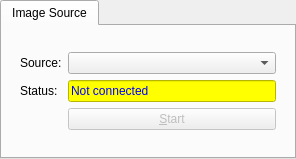
<?xml version="1.0" encoding="UTF-8"?>
<ui version="4.0">
 <class>SourceTabWidget</class>
 <widget class="QTabWidget" name="SourceTabWidget">
  <property name="geometry">
   <rect>
    <x>0</x>
    <y>0</y>
    <width>296</width>
    <height>159</height>
   </rect>
  </property>
  <property name="font">
   <font>
    <weight>50</weight>
    <bold>false</bold>
   </font>
  </property>
  <property name="windowTitle">
   <string>TabWidget</string>
  </property>
  <property name="currentIndex">
   <number>0</number>
  </property>
  <widget class="QWidget" name="tab">
   <attribute name="title">
    <string>Image Source</string>
   </attribute>
   <layout class="QGridLayout" name="gridLayout">
    <item row="0" column="0">
     <layout class="QGridLayout" name="tabGridLayout">
      <property name="margin">
       <number>9</number>
      </property>
      <item row="0" column="1">
       <widget class="QComboBox" name="sourceTypeComboBox">
        <property name="toolTip">
         <string>&lt;html&gt;&lt;head/&gt;&lt;body&gt;&lt;p&gt;&lt;span style=&quot; font-weight:400; text-decoration: underline;&quot;&gt;IMAGE SOURCE&lt;/span&gt;&lt;span style=&quot; font-weight:400;&quot;&gt; types:&lt;/span&gt;&lt;/p&gt;&lt;p&gt;Hidra&lt;span style=&quot; font-weight:400;&quot;&gt; - image from a Hidra server, e.g. &lt;/span&gt;&lt;span style=&quot; font-weight:400; font-style:italic;&quot;&gt;Pilatus, Perkin Elmer&lt;/span&gt;&lt;/p&gt;&lt;p&gt;HTTP response &lt;span style=&quot; font-weight:400;&quot;&gt;- image from an http response, e.g. &lt;/span&gt;&lt;span style=&quot; font-weight:400; font-style:italic;&quot;&gt;Eiger&lt;/span&gt;&lt;/p&gt;&lt;p&gt;Tango Attribute&lt;span style=&quot; font-weight:400;&quot;&gt; - image from a tango attribute, e.g. &lt;/span&gt;&lt;span style=&quot; font-weight:400; font-style:italic;&quot;&gt;Lambda, PCO &lt;/span&gt;&lt;span style=&quot; font-weight:400;&quot;&gt;or &lt;/span&gt;&lt;span style=&quot; font-weight:400; font-style:italic;&quot;&gt;LimaCCDs&lt;/span&gt;&lt;span style=&quot; font-weight:400;&quot;&gt; detectors&lt;/span&gt;&lt;/p&gt;&lt;p&gt;Tango Events - &lt;span style=&quot; font-weight:400;&quot;&gt;image from a tango attribute events, e.g. &lt;/span&gt;&lt;span style=&quot; font-weight:400; font-style:italic;&quot;&gt;LimaCCDs&lt;/span&gt;&lt;span style=&quot; font-weight:400;&quot;&gt; detectors&lt;/span&gt;&lt;/p&gt;&lt;p&gt;Tango File &lt;span style=&quot; font-weight:400;&quot;&gt;- image defined by file and directory tango attributes, e.g. &lt;/span&gt;&lt;span style=&quot; font-weight:400; font-style:italic;&quot;&gt;Pilatus&lt;/span&gt;&lt;span style=&quot; font-weight:400;&quot;&gt; w/o Hidra&lt;/span&gt;&lt;/p&gt;&lt;p&gt;ZMQ Stream &lt;span style=&quot; font-weight:400;&quot;&gt;- image from a simple ZMQ server, e.g. &lt;/span&gt;&lt;span style=&quot; font-weight:400; font-style:italic;&quot;&gt;lavuezmqstreamfromtango&lt;/span&gt;&lt;span style=&quot; font-weight:400;&quot;&gt; SERVER&lt;/span&gt;&lt;/p&gt;&lt;p&gt;Nexus File &lt;span style=&quot; font-weight:400;&quot;&gt;- image from a Nexus/Hdf5 file, e.g. written with &lt;/span&gt;&lt;span style=&quot; font-weight:400; font-style:italic;&quot;&gt;SWMR&lt;/span&gt;&lt;/p&gt;&lt;p&gt;Test&lt;span style=&quot; font-weight:400;&quot;&gt; - random test image&lt;/span&gt;&lt;/p&gt;&lt;p&gt;&lt;br/&gt;&lt;/p&gt;&lt;/body&gt;&lt;/html&gt;</string>
        </property>
        <property name="styleSheet">
         <string notr="true">font: bold;</string>
        </property>
       </widget>
      </item>
      <item row="2" column="1">
       <widget class="QPushButton" name="pushButton">
        <property name="enabled">
         <bool>false</bool>
        </property>
        <property name="font">
         <font>
          <weight>50</weight>
          <bold>false</bold>
         </font>
        </property>
        <property name="toolTip">
         <string>start/stop reading images</string>
        </property>
        <property name="text">
         <string>&amp;Start</string>
        </property>
       </widget>
      </item>
      <item row="1" column="1">
       <widget class="QLineEdit" name="cStatusLineEdit">
        <property name="font">
         <font>
          <weight>50</weight>
          <bold>false</bold>
         </font>
        </property>
        <property name="styleSheet">
         <string notr="true">color: blue; background-color: yellow;</string>
        </property>
        <property name="text">
         <string>Not connected</string>
        </property>
        <property name="readOnly">
         <bool>true</bool>
        </property>
       </widget>
      </item>
      <item row="1" column="0">
       <widget class="QLabel" name="cStatusLabel">
        <property name="font">
         <font>
          <weight>50</weight>
          <bold>false</bold>
         </font>
        </property>
        <property name="toolTip">
         <string>connection status and via which port the zmq security stream is being emitted</string>
        </property>
        <property name="text">
         <string>Status:</string>
        </property>
        <property name="buddy">
         <cstring>cStatusLineEdit</cstring>
        </property>
       </widget>
      </item>
      <item row="0" column="0">
       <widget class="QLabel" name="sourceTypeLabel">
        <property name="font">
         <font>
          <weight>50</weight>
          <bold>false</bold>
         </font>
        </property>
        <property name="toolTip">
         <string>&lt;html&gt;&lt;head/&gt;&lt;body&gt;&lt;p&gt;&lt;span style=&quot; text-decoration: underline;&quot;&gt;IMAGE SOURCE&lt;/span&gt; types:&lt;/p&gt;&lt;p&gt;&lt;span style=&quot; font-weight:600;&quot;&gt;Hidra&lt;/span&gt; - image from a Hidra server, e.g. &lt;span style=&quot; font-style:italic;&quot;&gt;Pilatus, Perkin Elmer&lt;/span&gt;&lt;/p&gt;&lt;p&gt;&lt;span style=&quot; font-weight:600;&quot;&gt;HTTP response&lt;/span&gt; - image from an http response, e.g. &lt;span style=&quot; font-style:italic;&quot;&gt;Eiger&lt;/span&gt;&lt;/p&gt;&lt;p&gt;&lt;span style=&quot; font-weight:600;&quot;&gt;Tango Events&lt;/span&gt; - image from a tango attribute events, e.g. &lt;span style=&quot; font-style:italic;&quot;&gt;LimaCCDs&lt;/span&gt; detectors&lt;/p&gt;&lt;p&gt;&lt;span style=&quot; font-weight:600;&quot;&gt;Tango Attribute &lt;/span&gt;- image from a tango attribute, e.g. &lt;span style=&quot; font-style:italic;&quot;&gt;Lambda, PCO &lt;/span&gt;or &lt;span style=&quot; font-style:italic;&quot;&gt;Lima&lt;/span&gt; detectors&lt;/p&gt;&lt;p&gt;&lt;span style=&quot; font-weight:600;&quot;&gt;Tango File&lt;/span&gt; - image defined by file and directory tango attributes, e.g. &lt;span style=&quot; font-style:italic;&quot;&gt;Pilatus&lt;/span&gt; w/o Hidra&lt;/p&gt;&lt;p&gt;&lt;span style=&quot; font-weight:600;&quot;&gt;ZMQ Stream&lt;/span&gt; - image from a simple ZMQ server, e.g. &lt;span style=&quot; font-style:italic;&quot;&gt;lavuezmqstreamfromtango&lt;/span&gt; SERVER&lt;/p&gt;&lt;p&gt;&lt;span style=&quot; font-weight:600;&quot;&gt;Nexus File &lt;/span&gt;- image from a Nexus/Hdf5 file, e.g. written with &lt;span style=&quot; font-style:italic;&quot;&gt;SWMR&lt;/span&gt;&lt;/p&gt;&lt;p&gt;&lt;span style=&quot; font-weight:600;&quot;&gt;Test&lt;/span&gt; - random test image&lt;/p&gt;&lt;/body&gt;&lt;/html&gt;</string>
        </property>
        <property name="text">
         <string>Source:</string>
        </property>
        <property name="buddy">
         <cstring>sourceTypeComboBox</cstring>
        </property>
       </widget>
      </item>
     </layout>
    </item>
   </layout>
  </widget>
 </widget>
 <resources/>
 <connections/>
</ui>
